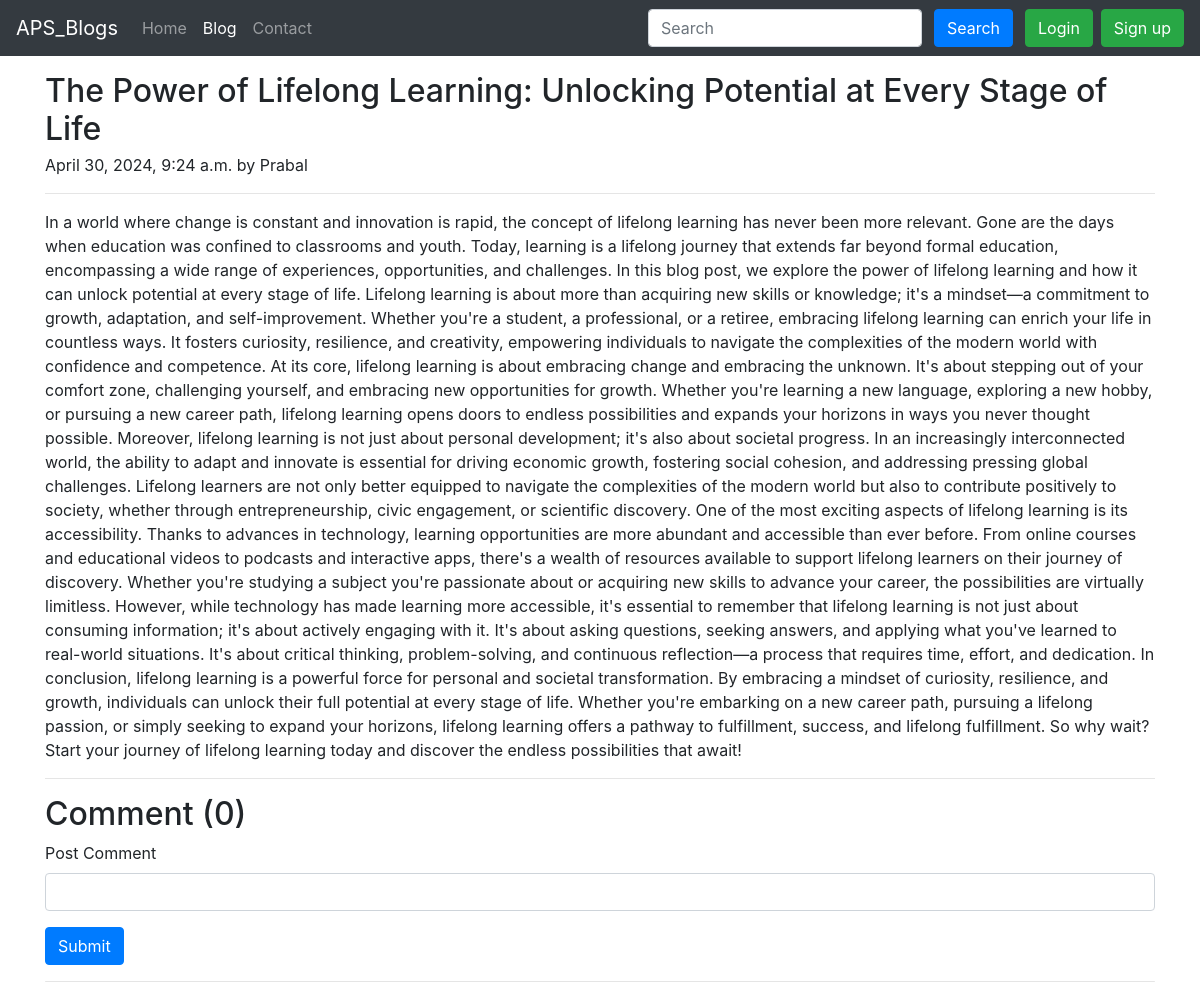
Page /blog/The Power of Lifelong Learning/ on the committed database.
### Blog/models.py (models this page shows, shortened)
class Post(models.Model):
    category_choices = (
        ('general', 'General'),
        ('science', 'Science'),
        ('english', 'English'),
        ('maths', 'Maths'),
        ('sst', 'SST'),
        ('gaming', 'Gaming'),
        ('news', 'News'),
        ('announcements', 'Announcements'),
        ('sports', 'Sports'),
        ('cooking', 'Cooking'),
        ('lifestyle', 'Lifestyle'),
        ('news', 'News'),
    )
    sno = models.AutoField(primary_key=True)
    title = models.CharField(max_length=100)
    text = models.TextField()
    author = models.CharField(max_length=30)
    slug = models.CharField(max_length=300)
    timeStamp = models.DateTimeField(default=datetime.now, blank=True)
    thumbnail = models.ImageField(upload_to='blog/thumbnail', default="blog/thumbnail/wallpaper.jpg")

### Blog/views.py (the view)
# urls.py: path('<str:slug>/',views.blogPost,name="blogPost"),
def blogPost(request, slug):
    post = Post.objects.filter(slug=slug)[0]
    comments = BlogComment.objects.filter(post=post,parent=None)
    replies = BlogComment.objects.filter(post=post).exclude(parent = None)
    replyDict =  {}
    for reply in replies:
        if reply.parent.sno not in replyDict.keys():
            replyDict[reply.parent.sno] = [reply]
        else:
            replyDict[reply.parent.sno].append(reply)
    context = {
        'post': post,
        'comments': comments,
        'replyDict':replyDict
    }
    return render(request, 'blog/blogPost.html', context=context)

### templates/blog/blogPost.html (shortened to what this page needs)
{% extends 'base.html' %}
{% load humanize %}
{% load static %}
{% load extras %}
{% block activeBlog %}active{% endblock activeBlog %}
{% block body %}
<div class="container my-3">
    <h2 class="blog-post-title mb-1">{{post.title}}</h2>
    <p class="blog-post-meta">{{ post.timeStamp }} by <span>{{post.author}}</span></p>
    <hr class="solid">
    <p>{{post.text}}</p>
    <hr class="solid">
</div>
<div class="container">
    <h2>Comment ({{ comments.count }})</h2>
    <form action="/blog/postComment" method="post"> {% csrf_token %}
        <div class="mb-3">
            <label for="comment" class="form-label">Post Comment</label>
            <input name="comment" type="text" class="form-control" id="comment" aria-describedby="text">
        </div>
        <button type="submit" class="btn btn-primary">Submit</button>
    </form>
    <hr class="rounded">
</div>
{% endblock body %}

### templates/base.html (shortened to what this page needs)
<!doctype html>
<html lang="en">
<head>
    <link rel="stylesheet" href="https://stackpath.bootstrapcdn.com/bootstrap/4.3.1/css/bootstrap.min.css">
</head>
<body>
    <nav class="navbar navbar-expand-lg navbar-dark bg-dark">
        <a class="navbar-brand" href="/">APS_Blogs</a>
        <div class="collapse navbar-collapse" id="navbarSupportedContent">
            <ul class="navbar-nav mr-auto">
                <li class="nav-item {% block activeHome %}{% endblock activeHome %}">
                    <a class="nav-link" href="/">Home <span class="sr-only">(current)</span></a>
                </li>
                <li class="nav-item {% block activeBlog %}{% endblock activeBlog %}">
                    <a class="nav-link" href="/blog">Blog</a>
                </li>
                <li class="nav-item {% block activeContact %}{% endblock activeContact %}">
                    <a class="nav-link" href="/contact">Contact</a>
                </li>
            </ul>
            <form method="get" action="/search" class="form-inline my-2 my-lg-0">
                <input name="query" id="query" class="form-control mr-sm-2" type="search" placeholder="Search"
                    aria-label="Search">
                <button class="btn btn-primary my-2 mx-1 my-sm-0" type="submit">Search</button>
                {% if user.is_authenticated %}
                <div class="btn-group">
                    <button type="button" class="btn btn-primary dropdown-toggle mx-2" data-toggle="dropdown" aria-haspopup="true" aria-expanded="false">
                      Welcome {{user.username}}
                    </button>
                    <div class="dropdown-menu">
                      <a class="dropdown-item" href="/logout/">Logout</a>
                    </div>
                  </div>
                {% else %}
                <button type="button" class="btn btn-success mx-2" data-toggle="modal" data-target="#signinModal">
                    Login
                </button>
                <button type="button" class="btn btn-success" data-toggle="modal" data-target="#signupModal">
                    Sign up
                </button>
                {% endif %}
            </form>
        </div>
    </nav>
    {% block body %}{% endblock body %}
</body>
</html>

### rows in the picture
Post: title "The Power of Lifelong Learning: Unlocking Potential at Every Stage of Life", timeStamp "April 30, 2024, 9:24 a.m.", author "Prabal", text "In a world where change is constant and innovation is rapid, the concept of lifelong learning has never been more relevant. Gone are the days when education was confined to classrooms and youth. Today, learning is a lifelong journey that extends far beyond formal education, encompassing a wide range of experiences, opportunities, and challenges. In this blog post, we explore the power of lifelong learning and how it can unlock potential at every stage of life. Lifelong learning is about more than acquiring new skills or knowledge; it's a mindset—a commitment to growth, adaptation, and self-improvement. Whether you're a student, a professional, or a retiree, embracing lifelong learning can…"

### other values in the picture
{{ comments.count }} "0"
